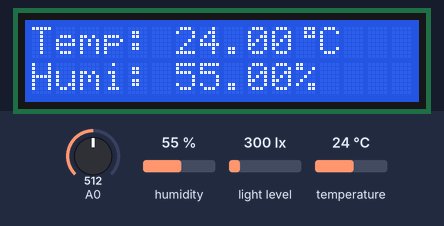
The sketch below on a simulated Arduino Uno R4 WiFi. Parts: 16×2 character LCD. The inputs (shaded band) are chosen by the test bench; at power-on: humidity 55 %, light level 300 lx, A0 = 512, temperature 24 °C. WiFi joins after 1.5 s; servers stay silent unless stated; uploads are accepted with an empty reply; what the sketch prints to the serial monitor is not drawn.

Above: at 12.7 s.
12.8 s: humidity set to 22 %
At 23.0 s:
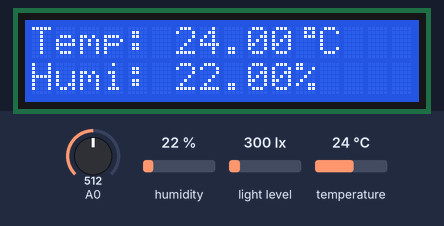
23.3 s: light level set to 40 lx
At 27.5 s:
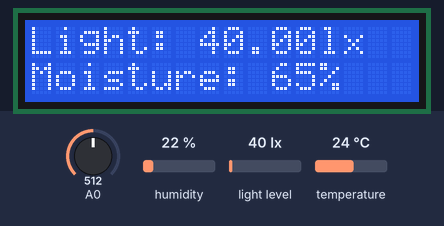
33.6 s: A0 set to 490
At 38.4 s:
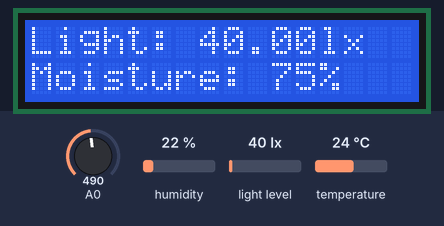
43.9 s: temperature set to 12 °C
At 53.7 s:
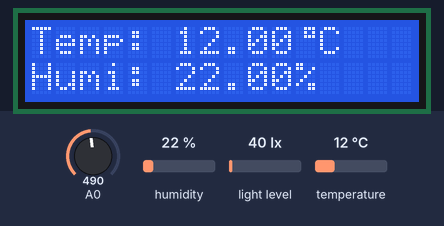
54.4 s: light level set to 500 lx
At 58.9 s:
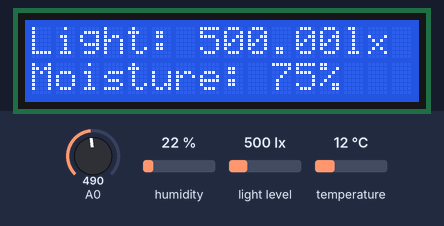
64.4 s: A0 set to 510
At 68.6 s:
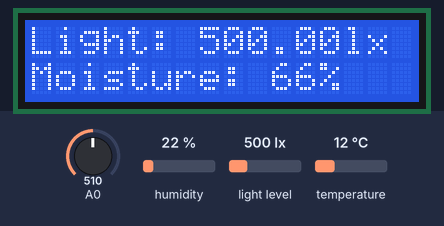
Timing chart, 0 to 70.1 s (numbered marks = the images above; inputs shaded):
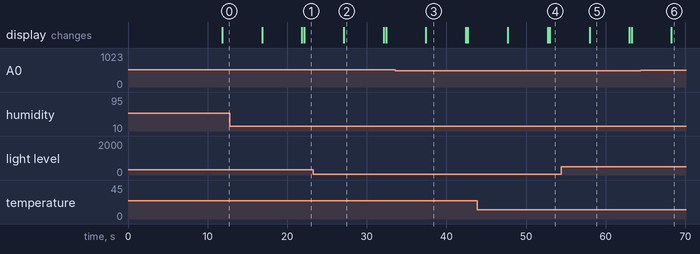

The sketch:

smart_pot.ino
```cpp
int plant_id = 2;  //The id of the plant you are  observing, will be moved to frontend


#include <Adafruit_Sensor.h>
#include <DHT.h>
#include <DHT_U.h>
#include <Wire.h>
#include <BH1750.h>
#include <LiquidCrystal.h>

#include "WiFiS3.h"
#include "WiFiSSLClient.h"
#include "IPAddress.h"

#include "arduino_secrets.h"


char ssid[] = SECRET_SSID;
char pass[] = SECRET_PASS;

int status = WL_IDLE_STATUS;
char server[] = "192.168.0.120";
int port = 3000;

//WiFiSSLClient client;
WiFiClient client_for_data_upload;
WiFiClient client_for_arduino_registration;

BH1750 lightMeter;

LiquidCrystal lcd(12, 11, 5, 4, 3, 2);

byte degree[8] = {
  B00111,
  B00101,
  B00111,
  B00000,
  B00000,
  B00000,
  B00000,
  B00000
};

#define DHTPIN 7
#define DHTTYPE DHT22

DHT_Unified dht(DHTPIN, DHTTYPE);

const int AirValue = 670;    //determined by measuring the avarege value measured over 2 hours while sensor in air
const int WaterValue = 430;  ////determined by measuring the avarege value measured over 2 hours while sensor in water
int soilMoistureValue = 0;
int mappedSoilMoisture = 0;
int soilMoisturePercent = 0;
int timer = 0;
float light_amount = 0;

uint32_t delayMS;
byte mac[6];
String mac_address = "";

void setup() {

  Serial.begin(115200);
  lcd.begin(16, 2);
  lcd.createChar(0, degree);

  while (!Serial) {
    ;
  }

  // check for the WiFi module:
  if (WiFi.status() == WL_NO_MODULE) {
    Serial.println("Communication with WiFi module failed!");
    while (true)
      ;
  }
  String fv = WiFi.firmwareVersion();
  if (fv < WIFI_FIRMWARE_LATEST_VERSION) {
    Serial.println("Please upgrade the firmware");
  }

  connectToWifi();


  Wire.begin();
  lightMeter.begin();
  dht.begin();

  WiFi.macAddress(mac);
  Serial.print("MAC: ");
  Serial.print(mac[5], HEX);
  Serial.print(":");
  Serial.print(mac[4], HEX);
  Serial.print(":");
  Serial.print(mac[3], HEX);
  Serial.print(":");
  Serial.print(mac[2], HEX);
  Serial.print(":");
  Serial.print(mac[1], HEX);
  Serial.print(":");
  Serial.println(mac[0], HEX);

  mac_address = String(mac[5], HEX) + ":" + String(mac[4], HEX) + ":" + String(mac[3], HEX) + ":" + String(mac[2], HEX) + ":" + String(mac[1], HEX) + ":" + String(mac[0], HEX);

  Serial.println("MAC Address: " + mac_address);
}


void loop() {

  lcd.clear();

  //register arduino if needed
  registerArduino("{\"mac_address\":\"" + mac_address + "\"}");

  // Get temperature event and print its value.
  sensors_event_t event;
  dht.temperature().getEvent(&event);
  float temperature = event.temperature;
  dht.temperature().getEvent(&event);

  if (isnan(temperature)) {
    lcd.println(F("Error reading temperature!"));
    Serial.println("Error reading temperature!");
  } else {
    Serial.print(F("Temp: "));
    Serial.print(temperature);
    Serial.println(F("°C"));

    lcd.setCursor(0, 0);
    lcd.print("Temp: ");
    lcd.print(temperature);
    lcd.write(byte(0));
    lcd.print("C");
  }

  // Get humidity event and print its value.
  dht.humidity().getEvent(&event);
  float humidity = event.relative_humidity;
  if (isnan(humidity)) {
    lcd.println(F("Error reading humidity!"));
    Serial.println(F("Error reading humidity!"));
  } else {
    Serial.print(F("Humi: "));
    Serial.print(humidity);
    Serial.println("%");

    lcd.setCursor(0, 2);
    lcd.print("Humi: ");
    lcd.print(humidity);
    lcd.print("%");
  }

  delay(5000);

  lcd.clear();

  //measuring light
  float light_intensity = lightMeter.readLightLevel();
  Serial.print("Light: ");
  Serial.print(light_intensity);
  Serial.println(" lx");

  lcd.setCursor(0, 0);
  lcd.print("Light: ");
  lcd.print(light_intensity);
  lcd.print("lx");

  //measuring soil moisture
  int soilMoistureValue;
  soilMoistureValue = analogRead(0);
  Serial.println("Analog: " + String(soilMoistureValue));

  mappedSoilMoisture = map(soilMoistureValue, AirValue, WaterValue, 0, 1023);

  if (mappedSoilMoisture > 1023) {
    mappedSoilMoisture = 1023;
  } else if (mappedSoilMoisture < 0) {
    mappedSoilMoisture = 0;
  }

  soilMoisturePercent = map(soilMoistureValue, AirValue, WaterValue, 0, 100);

  if (soilMoisturePercent > 100) {
    soilMoisturePercent = 100;
  } else if (soilMoisturePercent < 0) {
    soilMoisturePercent = 0;
  }

  Serial.print("Soil Moisture: ");
  Serial.println(mappedSoilMoisture);

  lcd.setCursor(0, 2);
  lcd.print("Moisture: ");
  lcd.print(soilMoisturePercent);
  lcd.print("%");


  delay(5000);

  timer = timer + 10000;
  Serial.print("Timer: ");
  Serial.println(timer);

  if (light_intensity >= 500) {            //500lx is the minimum light required for low light plants
    light_amount = light_amount + 0.0028;  //10 seconds ~ 0.0028 hours
  }

  //send data to server after 15 minutes
  if (timer >= 900000) {
    upload_data(light_intensity, mappedSoilMoisture, temperature, humidity, light_amount, mac_address);
    timer = 0;
    light_amount = 0;
  }
}


void connectToWifi() {

  while (status != WL_CONNECTED) {
    Serial.print("Attempting to connect to SSID: ");
    Serial.println(ssid);
    status = WiFi.begin(ssid, pass);


    delay(10000);
  }
  printWifiStatus();
}


void printWifiStatus() {
  /* -------------------------------------------------------------------------- */
  // print the SSID of the network you're attached to:
  Serial.print("SSID: ");
  Serial.println(WiFi.SSID());

  // print your board's IP address:
  IPAddress ip = WiFi.localIP();
  Serial.print("IP Address: ");
  Serial.println(ip);

  // print the received signal strength:
  long rssi = WiFi.RSSI();
  Serial.print("signal strength (RSSI):");
  Serial.print(rssi);
  Serial.println(" dBm");
}


void read_response(WiFiClient client) {
  /* -------------------------------------------------------------------------- */
  uint32_t received_data_num = 0;
  while (client.available()) {
    char c = client.read();
    Serial.print(c);
    received_data_num++;
    if (received_data_num % 80 == 0) {
      Serial.println();
    }
  }
}


void upload_data(float light_intensity, int moisture, float temperature, float humidity, float light_amount, String mac_address) {


  String light_intensity_st = String(light_intensity);
  String light_amount_st = String(light_amount);
  String moisture_st = String(moisture);
  String temperature_st = String(temperature);
  String humidity_st = String(humidity);

  String jsonData = "{\"light_intensity\":" + light_intensity_st + ",\"light_amount\":" + light_amount_st + ",\"soil_moisture\":" + moisture_st + ",\"temperature\":" + temperature_st + ",\"humidity\":" + humidity_st + ",\"mac_address\":\"" + mac_address + "\"}";

  Serial.println(jsonData);

  Serial.println("\nKapcsolódás a szerverher...");

  if (client_for_data_upload.connect(server, port)) {
    Serial.println("sikeres kapcsolódás");

    // HTTP request:
    client_for_data_upload.println("POST /upload/data HTTP/1.1");
    client_for_data_upload.println("Host: " + String(server));
    client_for_data_upload.println("Content-Type: application/json");
    client_for_data_upload.println("Connection: close");
    client_for_data_upload.print("Content-Length: ");
    client_for_data_upload.println(jsonData.length());
    client_for_data_upload.println();

    // JSON body elküldése
    client_for_data_upload.println(jsonData);

    Serial.println("Request sent");
    Serial.println("Waiting for response...");
    read_response(client_for_data_upload);

    client_for_data_upload.flush();
    client_for_data_upload.stop();

  } else {
    Serial.println("kapcsolódás sikertelen");
  }
}


void registerArduino(String json_mac_address){
  Serial.println("\nStarting connection to server...");

  if (client_for_arduino_registration.connect(server, port)) {
    Serial.println("connected to server");

    Serial.println(json_mac_address);

    // Make a HTTP request:
    client_for_arduino_registration.println("POST /registerArduino HTTP/1.1");
    client_for_arduino_registration.println("Host: " + String(server));
    client_for_arduino_registration.println("Content-Type: application/json");
    client_for_arduino_registration.println("Connection: close");
    client_for_arduino_registration.print("Content-Length: ");
    client_for_arduino_registration.println(json_mac_address.length());
    client_for_arduino_registration.println();

    // Send JSON body
    client_for_arduino_registration.println(json_mac_address);

    Serial.println("Request sent");
    Serial.println("Waiting for response...");
    read_response(client_for_arduino_registration);

    client_for_arduino_registration.flush();
    client_for_arduino_registration.stop();

  } else {
    Serial.println("connection failed");
  }
}
```

arduino_secrets.h
```cpp
#define SECRET_SSID "TakacsRezidencia"
#define SECRET_PASS "TakacsPereta136"
```

Measured:
- what the display in image 2 shows lasts 5.0 s, from 27.1 s to 32.1 s
